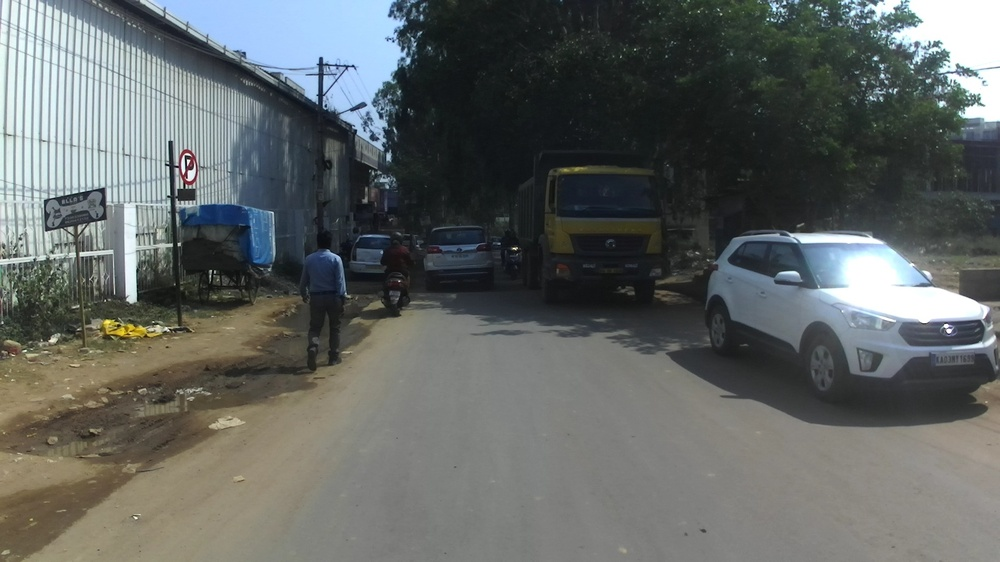
#> input picture Image Segmentation Test Codes/Shape Filtering/image1.jpg, 1000 x 562 px, shrunk from 1920 x 1080 before the run
$ python match_template.py
#> lines starting #> are read from the running program, lines starting #| are printed output that depends on the picture; after the words box and inside, x2 and y2 are one past the last pixel; in counts of white or black regions, pixels touching at a corner belong together
#> further down, immg is the input picture: shape (562, 1000, 3); mean B, G, R 100.3, 102.1, 97.7
### Image Segmentation Test Codes/Shape Filtering/ImagePreprocess.py
import cv2
import numpy as np
class ImagePreprocess:
    def __init__(self,file_name):
        self.img=cv2.imread(file_name)   # Read Image File

    def deblur(self):
        temp_img=cv2.cvtColor(self.img,cv2.COLOR_BGR2YCrCb) # RGB to YCrCb
#> temp_img: shape (562, 1000, 3); mean of channels 0, 1, 2 100.6, 125.9, 127.9
        temp_img = cv2.medianBlur(temp_img, 5)    # Median Filtering
#> temp_img: shape (562, 1000, 3); mean of channels 0, 1, 2 100.8, 125.9, 127.9
        Y,Cr,Cb = cv2.split(temp_img) # Channel Splitting

        # Histogram Equalization of each channel
        output_Y = cv2.equalizeHist(Y)  # Luma Channel
        output_Cr = cv2.equalizeHist(Cr)  # Red Chroma Channel
        output_Cb = cv2.equalizeHist(Cb)  # Blue Chroma Channel

        temp_img = cv2.merge((output_Y, output_Cr, output_Cb))   # Merge channels
#> temp_img: shape (562, 1000, 3); mean of channels 0, 1, 2 128.7, 137, 135.9
        temp_img=cv2.cvtColor(temp_img,cv2.COLOR_YCrCb2BGR) #   YCrCb to RGB
        return temp_img

### Image Segmentation Test Codes/Shape Filtering/match_template.py
from ImagePreprocess import ImagePreprocess
import cv2
import numpy as np
immg=cv2.imread('image1.jpg')
img=ImagePreprocess('image1.jpg')
temp_img=img.deblur()
Y,Cr,Cb = cv2.split(temp_img) # Channel Splitting
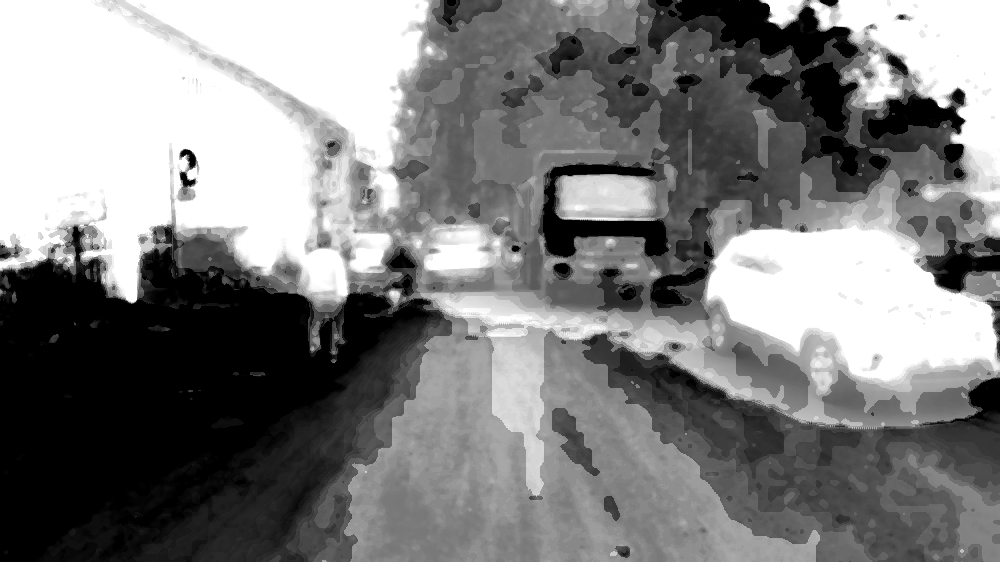
#> Y: shape (562, 1000); min 0, max 255, mean 127.7
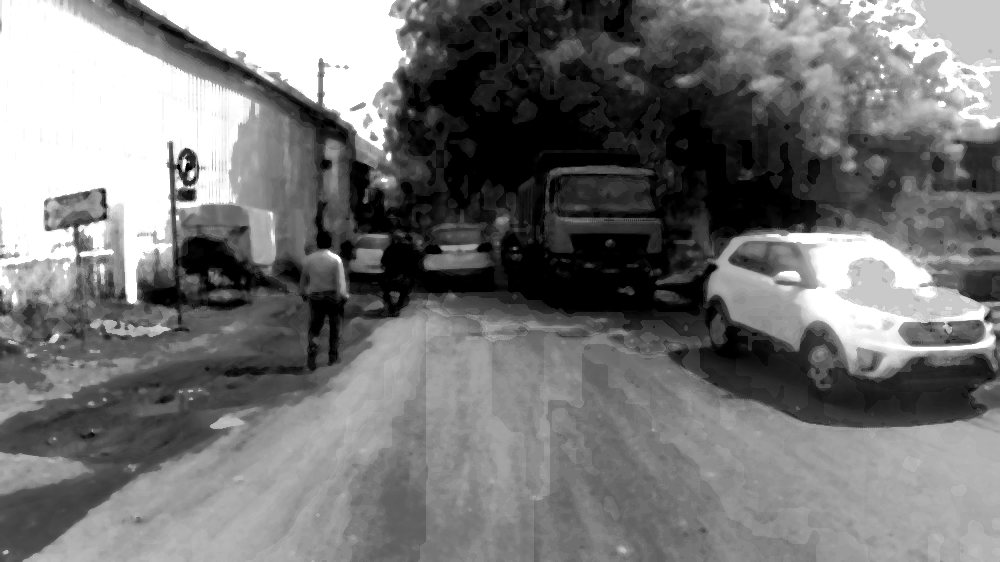
#> Cr: shape (562, 1000); min 0, max 255, mean 118.2
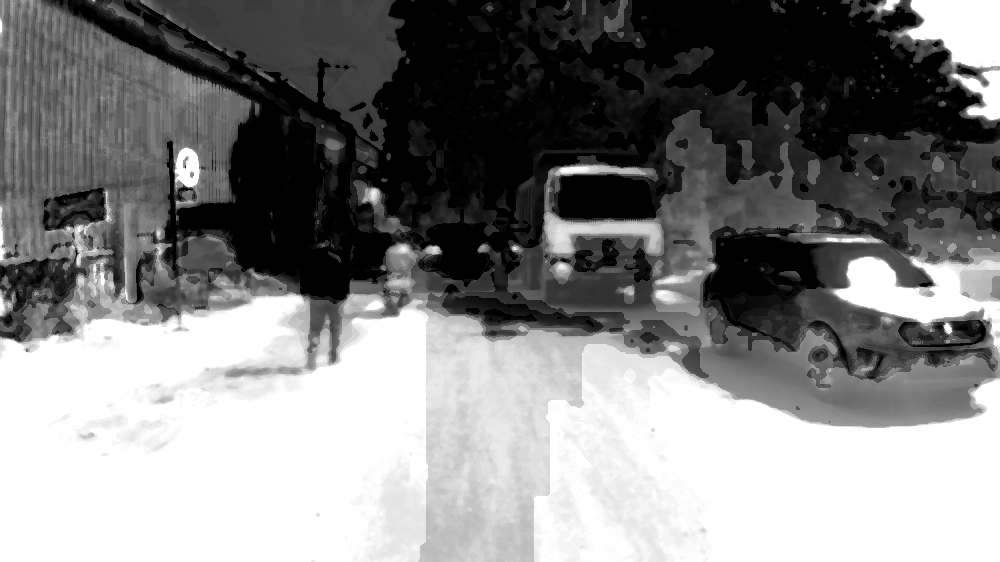
#> Cb: shape (562, 1000); min 0, max 255, mean 130.2
ret, thresh2 = cv2.threshold(Cr, 80, 255, cv2.THRESH_BINARY)
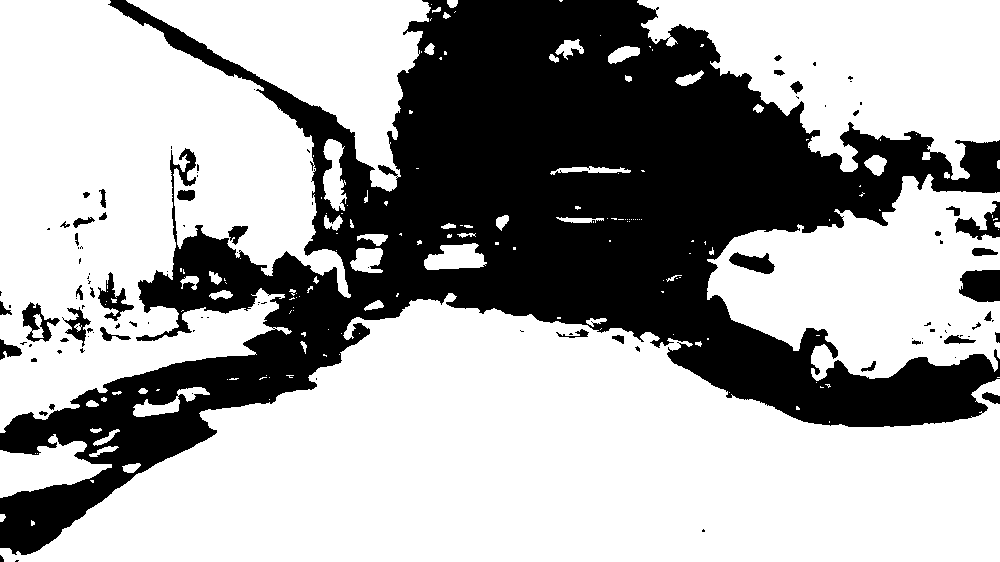
#> thresh2: shape (562, 1000); 65.4% white; 107 black regions (65 under 20 px), largest, box (x1, y1, x2, y2) and area: (0, 0, 1000, 555) 187767, (959, 270, 1000, 302) 1137, (955, 201, 1000, 240) 734
template=cv2.imread('images.jpeg')
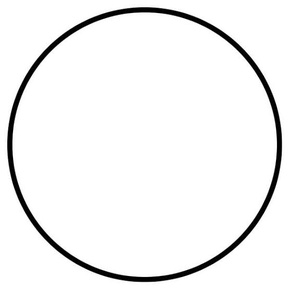
#> input picture Image Segmentation Test Codes/Shape Filtering/images.jpeg, 289 x 289 px, shrunk from 554 x 554 before the run
#> template is the input picture: shape (289, 289, 3); min 0, max 255, mean 241.8
template=cv2.cvtColor(template,cv2.COLOR_BGR2GRAY)
#> template: shape (289, 289)
w, h = template.shape[::-1]
#> w = 289; h = 289
print(template.shape)
#| (289, 289)
res = cv2.matchTemplate(thresh2,template,cv2.TM_CCOEFF_NORMED)
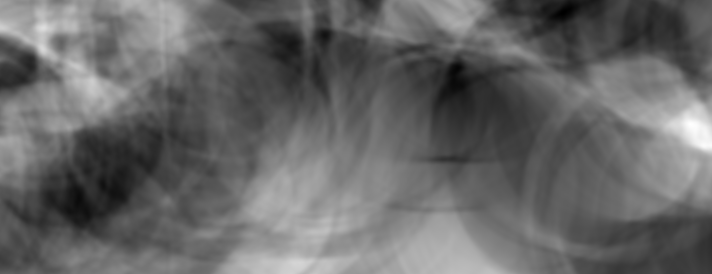
#> res: shape (274, 712) float32; min -0.119, max 0.148, mean -0.0109; drawn with min black and max white
threshold = 0.113
loc = np.where( res >= threshold)
#> loc = 741 positions, rows 27 to 149, columns 42 to 711
for pt in zip(*loc[::-1]):
    cv2.rectangle(immg, pt, (pt[0] + w, pt[1] + h), (255,255,255), 0)
#> this loop made 741 passes
#> pt on passes 1 to 3: (43, 27), (44, 27), (42, 28)
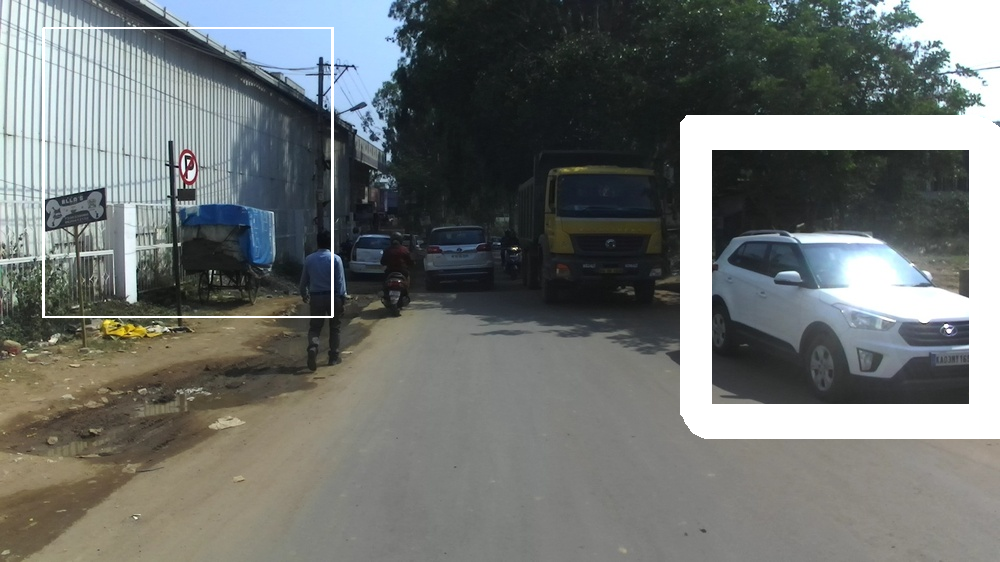
#> immg: shape (562, 1000, 3); mean B, G, R 113.4, 115, 110.9
cv2.imshow('Image',immg)
cv2.waitKey(0)
cv2.destroyAllWindows()
